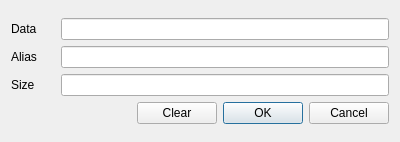
<?xml version="1.0" encoding="UTF-8"?>
<ui version="4.0">
 <class>QEPlotterItemDialog</class>
 <widget class="QDialog" name="QEPlotterItemDialog">
  <property name="geometry">
   <rect>
    <x>0</x>
    <y>0</y>
    <width>400</width>
    <height>142</height>
   </rect>
  </property>
  <property name="minimumSize">
   <size>
    <width>400</width>
    <height>142</height>
   </size>
  </property>
  <property name="maximumSize">
   <size>
    <width>880</width>
    <height>142</height>
   </size>
  </property>
  <property name="windowTitle">
   <string>Plotter Dialog</string>
  </property>
  <layout class="QVBoxLayout" name="verticalLayout_2">
   <item>
    <layout class="QVBoxLayout" name="verticalLayout">
     <item>
      <layout class="QHBoxLayout" name="horizontalLayout_4">
       <item>
        <widget class="QLabel" name="label_2">
         <property name="minimumSize">
          <size>
           <width>44</width>
           <height>0</height>
          </size>
         </property>
         <property name="maximumSize">
          <size>
           <width>44</width>
           <height>16777215</height>
          </size>
         </property>
         <property name="text">
          <string>Data</string>
         </property>
         <property name="indent">
          <number>0</number>
         </property>
        </widget>
       </item>
       <item>
        <widget class="QLineEdit" name="dataEdit">
         <property name="minimumSize">
          <size>
           <width>300</width>
           <height>0</height>
          </size>
         </property>
         <property name="toolTip">
          <string>&lt;html&gt;&lt;head/&gt;&lt;body&gt;&lt;p&gt;Enter a regular PV name or &amp;quot;=&amp;quot; followed by calc record style expression (e.g. =9*A/5 + 32).&lt;/p&gt;&lt;p/&gt;&lt;/body&gt;&lt;/html&gt;</string>
         </property>
         <property name="text">
          <string/>
         </property>
        </widget>
       </item>
      </layout>
     </item>
     <item>
      <layout class="QHBoxLayout" name="horizontalLayout_5">
       <item>
        <widget class="QLabel" name="label_3">
         <property name="minimumSize">
          <size>
           <width>44</width>
           <height>0</height>
          </size>
         </property>
         <property name="maximumSize">
          <size>
           <width>44</width>
           <height>16777215</height>
          </size>
         </property>
         <property name="text">
          <string>Alias</string>
         </property>
         <property name="indent">
          <number>0</number>
         </property>
        </widget>
       </item>
       <item>
        <widget class="QLineEdit" name="aliasEdit">
         <property name="minimumSize">
          <size>
           <width>300</width>
           <height>0</height>
          </size>
         </property>
         <property name="toolTip">
          <string>&lt;html&gt;&lt;head/&gt;&lt;body&gt;&lt;p&gt;Enter meaningful name for selected PV (e.g.Energy).&lt;/p&gt;&lt;/body&gt;&lt;/html&gt;</string>
         </property>
         <property name="text">
          <string/>
         </property>
        </widget>
       </item>
      </layout>
     </item>
     <item>
      <layout class="QHBoxLayout" name="horizontalLayout_6">
       <item>
        <widget class="QLabel" name="label_4">
         <property name="minimumSize">
          <size>
           <width>44</width>
           <height>0</height>
          </size>
         </property>
         <property name="maximumSize">
          <size>
           <width>44</width>
           <height>16777215</height>
          </size>
         </property>
         <property name="text">
          <string>Size</string>
         </property>
         <property name="indent">
          <number>0</number>
         </property>
        </widget>
       </item>
       <item>
        <widget class="QLineEdit" name="sizeEdit">
         <property name="minimumSize">
          <size>
           <width>300</width>
           <height>0</height>
          </size>
         </property>
         <property name="toolTip">
          <string>&lt;html&gt;&lt;head/&gt;&lt;body&gt;&lt;p&gt;Enter regular PV name or postive decimal interger (e.g. 42) &lt;/p&gt;&lt;/body&gt;&lt;/html&gt;</string>
         </property>
         <property name="text">
          <string/>
         </property>
        </widget>
       </item>
      </layout>
     </item>
     <item>
      <layout class="QHBoxLayout" name="horizontalLayout">
       <item>
        <spacer name="horizontalSpacer_2">
         <property name="orientation">
          <enum>Qt::Horizontal</enum>
         </property>
         <property name="sizeHint" stdset="0">
          <size>
           <width>800</width>
           <height>20</height>
          </size>
         </property>
        </spacer>
       </item>
       <item>
        <widget class="QPushButton" name="clearButton">
         <property name="minimumSize">
          <size>
           <width>80</width>
           <height>0</height>
          </size>
         </property>
         <property name="text">
          <string>Clear</string>
         </property>
        </widget>
       </item>
       <item>
        <widget class="QDialogButtonBox" name="buttonBox">
         <property name="standardButtons">
          <set>QDialogButtonBox::Cancel|QDialogButtonBox::Ok</set>
         </property>
        </widget>
       </item>
      </layout>
     </item>
    </layout>
   </item>
  </layout>
 </widget>
 <resources/>
 <connections/>
</ui>
